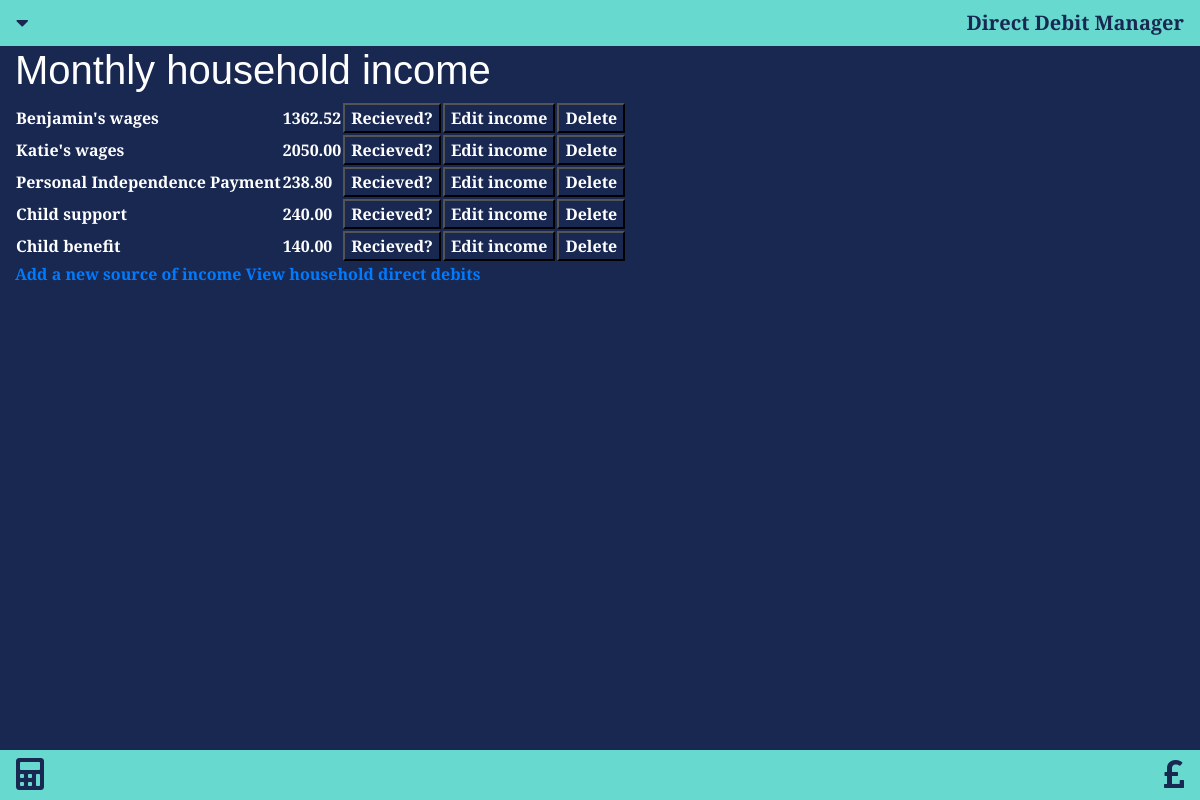
The app's page /monthly_income_list with its own data.
### monthly_budget/models.py (models this page shows, shortened)
class Income(models.Model):
    income_stream = models.CharField(max_length=50, null=False, blank=False)
    income_amount = models.DecimalField(max_digits=6, decimal_places=2, null=False, blank=False)
    has_recieved = models.BooleanField(null=False, blank=False, default=True)

### monthly_budget/views.py (the view)
# urls.py: path('monthly_income_list', views.get_monthly_income_list, name='get_monthly_income_list'),
def get_monthly_income_list(request):
    incomes = Income.objects.all()
    context = {
        'incomes': incomes
    }
    return render(request, 'monthly_budget/monthly_income_list.html', context)

### monthly_budget/templates/monthly_budget/monthly_income_list.html
{% extends "base.html" %}
{% block content %}
    <h1>Monthly household income</h1>
    <table>
        {% for income in incomes %}
            <tr>
            {% if income.has_recieved %}
                <td>{{ income.income_stream }}</td>
                {% else %}
                <td><strike>{{ income.income_stream }}</strike></td>
                {% endif %}
                <td>{{ income.income_amount }}</td>
                <td>
                    <a href="/has_recieved/{{ income.id }}">
                        <button>Recieved?</button>
                    </a>
                </td>
                <td>
                    <a href="/edit_income/{{ income.id }}">
                        <button>Edit income</button>
                    </a>
                </td>
                <td>
                    <a href="/delete_income/{{ income.id }}">
                        <button>Delete</button>
                    </a>
                </td>
            </tr>
        {% empty %}
            <tr>
                <td>There is no household income.</td>
            </tr>
        {% endfor %}
    </table>
    <a href="/income">Add a new source of income</a>
    <a href="/monthly_budget_list">View household direct debits</a>
{% endblock %}

### monthly_budget/static/monthly_budget/style.css (style rules this page uses)
* { background-color: #192851; color: white; font-family: 'Alegreya Sans', sans-serif; font-weight: bolder; }

### records on screen
Income: income_stream "Benjamin's wages", income_amount "1362.52"
Income: income_stream "Katie's wages", income_amount "2050.00"
Income: income_stream "Personal Independence Payment", income_amount "238.80"
Income: income_stream "Child support", income_amount "240.00"
Income: income_stream "Child benefit", income_amount "140.00"
